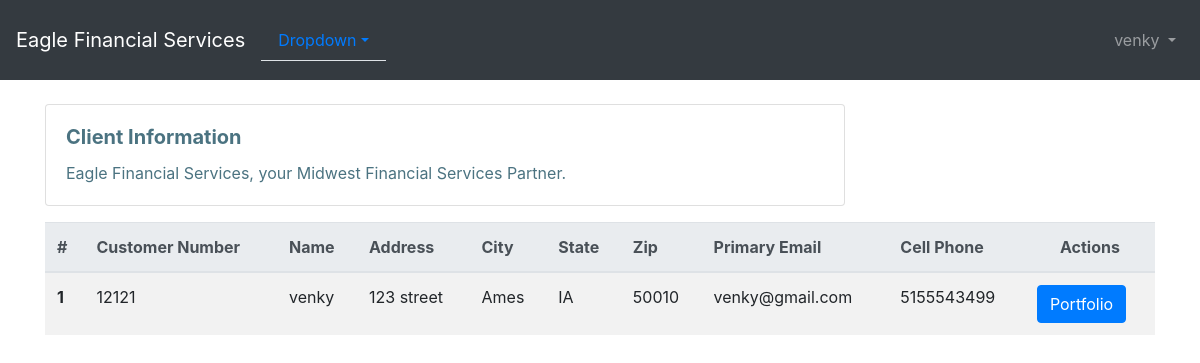
/customer_list/ (signed in), run on the app's committed database.
### users/models.py (models this page shows, shortened)
class CustomUser(AbstractUser):
    first_name = models.CharField(max_length=20)
    last_name = models.CharField(max_length = 20)
    email  = models.EmailField(max_length=25)
    is_customer = models.BooleanField('customer', default=True)
    is_FinancialAdvisor = models.BooleanField('FinancialAdvisor', default=False,
                                              help_text='check it if you want to sign up as Financial Advisor')

### portfolio/models.py (models this page shows, shortened)
class Customer(models.Model):
    user = models.ForeignKey(CustomUser, on_delete=models.CASCADE,)
    name = models.CharField(max_length=50)
    address = models.CharField(max_length=200)
    cust_number = models.IntegerField(blank=False, null=False)
    city = models.CharField(max_length=50)
    state = models.CharField(max_length=50)
    zipcode = models.CharField(max_length=10)
    email = models.EmailField(max_length=200)
    cell_phone = models.CharField(max_length=50)
    created_date = models.DateTimeField(
        default=timezone.now)
    updated_date = models.DateTimeField(auto_now_add=True)

### portfolio/views.py (the view)
# urls.py: path('customer_list/', views.customer_list, name='customer_list'),
@login_required
def customer_list(request):
    counter = 0
    customer = Customer.objects.all()
    return render(request, 'portfolio/customer_list.html',{'customer' :customer})

### portfolio/templates/portfolio/customer_list.html
{% extends 'portfolio/base.html' %}
{% block content %}
  <div class="card mb-3"style="max-width: 50rem;color:#4B7381;">
  <div class="card-body">
    <h5 class="card-title"><b>Client Information</b></h5>
    <p class="card-text">Eagle Financial Services, your Midwest Financial Services Partner.</p>
  </div>
</div>
{% if request.user.is_superuser or request.user.is_FinancialAdvisor %}
    <div  class="table-responsive text-nowrap">
      <table class="table table-striped">
        <thead class="thead-light">
          <tr>
            <th scope="col">#</th>
            <th scope="col">Customer Number</th>
            <th scope="col">Name</th>
            <th width="50%">Address</th>
            <th scope="col">City</th>
            <th scope="col">State</th>
            <th scope="col">Zip</th>
            <th scope="col">Primary Email</th>
            <th scope="col">Cell Phone</th>
            <th colspan="3" style=" text-align: center;">Actions</th>
          </tr>
        </thead>
        <tbody>
         {% for customer in customer %}
            <tr>
              <th scope="row">{{forloop.counter}}</th>
               <td>{{ customer.cust_number }}</td>
               <td>{{ customer.name }}</td>
               <td>{{ customer.address }}</td>
               <td>{{ customer.city }}</td>
               <td>{{ customer.state }}</td>
               <td>{{ customer.zipcode }}</td>
               <td>{{ customer.email }}</td>
               <td>{{ customer.cell_phone }}</td>
               <td><a href="{% url 'portfolio:customer_edit' pk=customer.pk %}" class="btn btn-warning">Edit</a>
               <td><a href="{% url 'portfolio:customer_delete' pk=customer.pk %}" onclick="return confirm('Are you sure you want to delete?')" class="btn btn-danger">Delete</a>
               </td>
               <td><a href="{% url 'portfolio:portfolio' pk=customer.pk %}" class="btn btn-primary">Portfolio</a>
            </tr>
         {% endfor %}
        </tbody>
      </table>
    </div>
{% else %}
    <div  class="table-responsive text-nowrap">
      <table class="table table-striped">
        <thead class="thead-light">
          <tr>
            <th scope="col">#</th>
            <th scope="col">Customer Number</th>
            <th scope="col">Name</th>
            <th scope="col">Address</th>
            <th scope="col">City</th>
            <th scope="col">State</th>
            <th scope="col">Zip</th>
            <th scope="col">Primary Email</th>
            <th scope="col">Cell Phone</th>
            <th colspan="3" style=" text-align: center;">Actions</th>
          </tr>
        </thead>
        <tbody>
         {% for customer in customer %}
            {% if customer.user == request.user %}
                <tr>
                  <th scope="row">{{forloop.counter}}</th>
                   <td>{{ customer.cust_number }}</td>
                   <td>{{ customer.name }}</td>
                   <td>{{ customer.address }}</td>
                   <td>{{ customer.city }}</td>
                   <td>{{ customer.state }}</td>
                   <td>{{ customer.zipcode }}</td>
                   <td>{{ customer.email }}</td>
                   <td>{{ customer.cell_phone }}</td>
                   <td><a href="{% url 'portfolio:portfolio' pk=customer.pk %}" class="btn btn-primary">Portfolio</a>
                </tr>
            {% endif  %}
         {% endfor %}
        </tbody>
      </table>
    </div>
{% endif  %}
{% endblock content %}

### portfolio/templates/portfolio/base.html (shortened to what this page needs)
<!doctype html>
<html lang="en">
  <head>
    <link rel="stylesheet" href="https://stackpath.bootstrapcdn.com/bootstrap/4.1.3/css/bootstrap.min.css">
  </head>
    <body>
    <nav class="navbar navbar-expand-md navbar-dark bg-dark mb-4" style=" height: 80px;">
      <a class="navbar-brand" href="{% url 'portfolio:home' %}">Eagle Financial Services</a>
        <ul class="nav nav-tabs" id="myTab" role="tablist">
         <li class="nav-item dropdown">
              <a class="nav-link dropdown-toggle" data-toggle="dropdown" href="#" role="button" aria-haspopup="true" aria-expanded="false">Dropdown</a>
        </li>
        </ul>
      <div class="collapse navbar-collapse" id="navbarCollapse">
        {% if user.is_authenticated %}
          <ul class="navbar-nav ml-auto">
            <li class="nav-item">
              <a class="nav-link dropdown-toggle" href="#" id="userMenu"\
              data-toggle="dropdown" aria-haspopup="true" aria-expanded\
              ="false">
                {{ user.username }}
              </a>
            </li>
          </ul>
        {% endif %}
      </div>
    </nav>
    <div class="container">
      {% block content %}
      {% endblock content %}
    </div>
  </body>
</html>

### data on the page
CustomUser: username "venky"
Customer: cust_number "12121", name "venky", address "123 street", city "Ames", state "IA", zipcode "50010", email "venky@gmail.com", cell_phone "5155543499"
